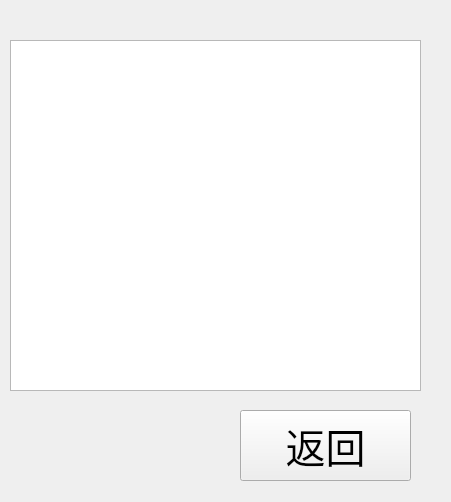
<?xml version="1.0" encoding="UTF-8"?>
<ui version="4.0">
 <class>btchoosewindow</class>
 <widget class="QWidget" name="btchoosewindow">
  <property name="geometry">
   <rect>
    <x>0</x>
    <y>0</y>
    <width>451</width>
    <height>502</height>
   </rect>
  </property>
  <property name="sizePolicy">
   <sizepolicy hsizetype="Expanding" vsizetype="Expanding">
    <horstretch>0</horstretch>
    <verstretch>0</verstretch>
   </sizepolicy>
  </property>
  <property name="windowTitle">
   <string>Form</string>
  </property>
  <widget class="QListView" name="listView">
   <property name="geometry">
    <rect>
     <x>10</x>
     <y>40</y>
     <width>411</width>
     <height>351</height>
    </rect>
   </property>
  </widget>
  <widget class="QPushButton" name="pushButton_back">
   <property name="geometry">
    <rect>
     <x>240</x>
     <y>410</y>
     <width>171</width>
     <height>71</height>
    </rect>
   </property>
   <property name="sizePolicy">
    <sizepolicy hsizetype="Expanding" vsizetype="Expanding">
     <horstretch>0</horstretch>
     <verstretch>0</verstretch>
    </sizepolicy>
   </property>
   <property name="font">
    <font>
     <pointsize>30</pointsize>
    </font>
   </property>
   <property name="text">
    <string>返回</string>
   </property>
  </widget>
 </widget>
 <resources/>
 <connections/>
</ui>
